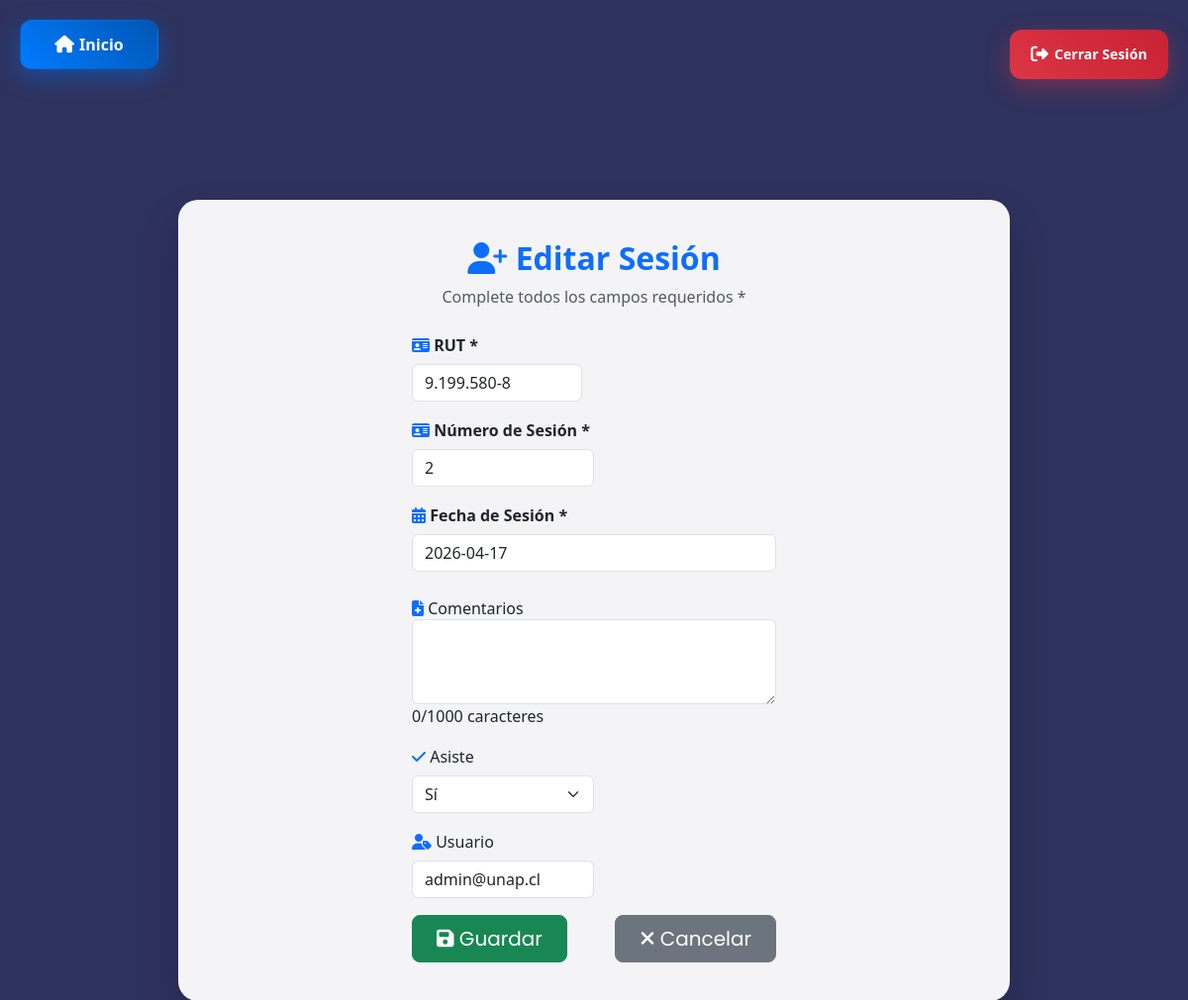
/editar_sesion.php?id_sesion=24 (signed in), run on the app's committed database.
### tables this page shows
CREATE TABLE `sesiones` (
  `id_sesion` int NOT NULL AUTO_INCREMENT,
  `rut` varchar(15) NOT NULL,
  `numero_sesion` int NOT NULL,
  `fecha_sesion` date NOT NULL,
  `comentarios` varchar(250) DEFAULT NULL,
  `usuario` varchar(50) DEFAULT NULL,
  `asiste` varchar(2) DEFAULT NULL,
  PRIMARY KEY (`id_sesion`),
  KEY `FK_sesiones_To_paciente` (`rut`),
  CONSTRAINT `FK_sesiones_To_paciente` FOREIGN KEY (`rut`) REFERENCES `pacientes` (`rut`)
);

### editar_sesion.php (the view, shortened to what this page needs)
<?php
$con = connection();
if (isset($_GET['id_sesion'])) {
    $id_sesion = $_GET['id_sesion'];
    $sql = "SELECT * FROM sesiones WHERE id_sesion = '$id_sesion'";
    $query = mysqli_query($con, $sql);
    $row = mysqli_fetch_array($query);
} else {
    header("Location: sesiones.php");
}
?>
<!DOCTYPE html>
<html lang="es">
<head>
    <link rel="stylesheet" href="css/nuevo_pacientes.css">
    <link href="https://cdn.jsdelivr.net/npm/bootstrap@5.3.2/dist/css/bootstrap.min.css" rel="stylesheet">
    <link rel="stylesheet" href="https://cdnjs.cloudflare.com/ajax/libs/font-awesome/6.4.0/css/all.min.css">
    <link rel="stylesheet" href="https://cdn.jsdelivr.net/npm/flatpickr/dist/flatpickr.min.css">
</head>
<body>
    <div class="menu-container">
            <a id="inicio" href="menu.php" class="btn btn-inicio menu-btn">
                <i class="fas fa-home btn-icon"></i>
                Inicio
            </a>
            <a id= "cerrar_sesion" href="logout.php" class="btn btn-logout menu-btn">
                <i class="fas fa-sign-out-alt btn-icon"></i>
                Cerrar Sesión
            </a>
    </div>
        <div class="menu-card">
            <div class="row justify-content-center">
            <div class="col-lg-8 col-xl-6">
                    <div class="text-center mb-4">
                        <h2 class="fw-bold text-primary mb-2">
                            <i class="fas fa-user-plus"></i> Editar Sesión
                        </h2>
                        <p class="text-muted">Complete todos los campos requeridos *</p>
                    </div>
                    <form action="edit_sesion.php" method="POST" id="formSesion">
                        <div class="row">
                            <div class="col-md-6 mb-3">
                                <label class="form-label fw-bold">
                                    <i class="fas fa-id-card text-primary"></i> RUT *
                                </label>
                                <input type="text" class="form-control" name="rut" value="<?= $row['rut'] ?>" required>
                            </div>
                        </div>
                            <div class="col-md-6 mb-3">
                                <label class="form-label fw-bold">
                                    <i class="fas fa-id-card text-primary"></i> Número de Sesión *
                                </label>
                                <input type="number" class="form-control" id="numero_sesion" name="numero_sesion"
                                       min="1"  value="<?= $row['numero_sesion'] ?>" required>
                            </div>
                           <div class="col-12 mb-4">
                        <label class="form-label fw-bold">
                         <i class="fas fa-calendar-alt text-primary"></i> Fecha de Sesión *
                        </label>
                      <input type="text" class="form-control" name="fecha_sesion" id="fecha_sesion"
                                value="<?= isset($_POST['fecha_sesion']) ? $_POST['fecha_sesion'] : $row['fecha_sesion'] ?>"
                                placeholder="Seleccione una fecha" required>
                        </div>
                        <div class="mb-3">
                            <label class="textarea-label">
                                <i class="fas fa-file-medical text-primary"></i> Comentarios</label>
                            <textarea class="form-control" name="comentarios" rows="3" maxlength="1000"><?= $row['comentarios'] ?></textarea>
                            <div class="textarea-counter">
                                <span id="contador2">0</span>/1000 caracteres
                            </div>
                        </div>
                        <div class="col-md-6 mb-3">
                            <label class="form-label">
                                <i class="fas fa-check text-primary"></i> Asiste
                            </label>
                            <select class="form-select" name="asiste">
                                    <option value="1" <?php echo ($row['asiste'] == '1') ? 'selected' : ''; ?>>Sí</option>
                                </select>
                        </div>
                            <div class="col-md-6 mb-3">
                                <label class="form-label">
                                    <i class="fas fa-user-tag text-primary"></i> Usuario
                                </label>
                                <input type="text" class="form-control" name="usuario" value="<?= $_SESSION['email'] ?>"  maxlength="50">
                            </div>
                        <div class="d-grid gap-2 d-md-flex justify-content-md-between">
                            <button type="submit" class="btn btn-success btn-lg px-4"style=" font-family: 'poppins', sans-serif;
    font-size: 20px;">
                                <i class="fas fa-save"></i> Guardar
                            </button>
                            <button type="button" class="btn btn-secondary btn-lg px-4" onclick="window.location.href='sesiones.php'" style=" font-family: 'poppins', sans-serif;
    font-size: 20px;">
                                <i class="fas fa-times"></i> Cancelar
                            </button>
                        </div>
                    </form>
                </div>
            </div>
        </div>
</body>
</html>

### css/nuevo_pacientes.css (style rules this page uses)
body { background: linear-gradient(135deg, #2e325e 0%, #2e325e 100%); min-height: 100vh; font-family: 'Segoe UI', Tahoma, Geneva, Verdana, sans-serif; }
.menu-container { position: relative; min-height: 100vh; display: flex; align-items: center; justify-content: center; }
.menu-card { position: absolute; top: 20%; left: 15%; right: 15%; background: rgba(255, 255, 255, 0.95); backdrop-filter: blur(10px); border-radius: 20px; box-shadow: 0 20px 40px rgba(0, 0, 0, 0.2); padding: 40px; z-index: 100; }
.menu-btn { width: 100%; margin-bottom: 20px; padding: 15px 30px; font-size: 1.2rem; font-weight: 600; border: none; border-radius: 15px; transition: all 0.3s ease; position: relative; overflow: hidden; }
.btn-inicio { background: linear-gradient(45deg, #007bff, #0056b3); color: white; }
.btn-logout { background: linear-gradient(45deg, #dc3545, #c82333); color: white; margin-top: 10px; }
.btn-icon { margin-right: 10px; }
#cerrar_sesion { position: fixed; top: 20px; right: 20px; left: auto; z-index: 9999; width: 160px; height: 50px; padding: 0; border-radius: 12px; display: flex; align-items: center; justify-content: center; font-weight: 600; font-size: 0.88rem; text-decoration: none; box-shadow: 0 8px 25px rgba(220, 53, 69, 0.4); transition: all 0.3s ease; background: linear-gradient(45deg, #dc3545, #c82333) !important; color: white !important; border: none; }
#cerrar_sesion .btn-icon { margin-right: 6px; font-size: 1.1rem; }
body { padding-top: 80px; padding-left: 190px; min-height: 100vh; }
#inicio { position: fixed; top: 20px; left: 20px; z-index: 9999; width: 140px; height: 50px; padding: 0; border-radius: 12px; display: flex; align-items: center; justify-content: center; font-weight: 600; text-decoration: none; box-shadow: 0 8px 25px rgba(0, 123, 255, 0.4); transition: all 0.3s ease; background: linear-gradient(45deg, #007bff, #0056b3) !important; color: white !important; }
#inicio .btn-icon { margin-right: 5px; font-size: 1.1rem; }
body { padding-top: 80px; padding-left: 180px; }

### data on the page
sesiones: rut "9.199.580-8", numero_sesion "2", fecha_sesion "2026-04-17", asiste "Sí"
